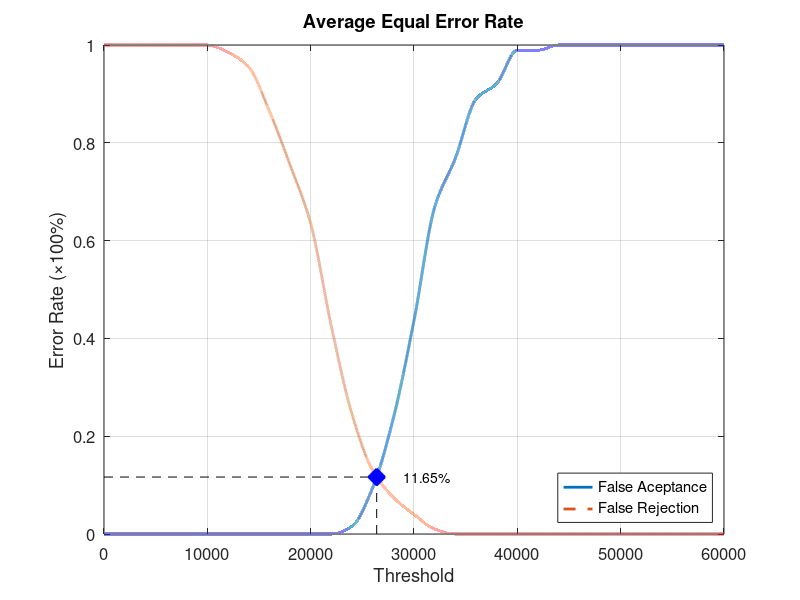
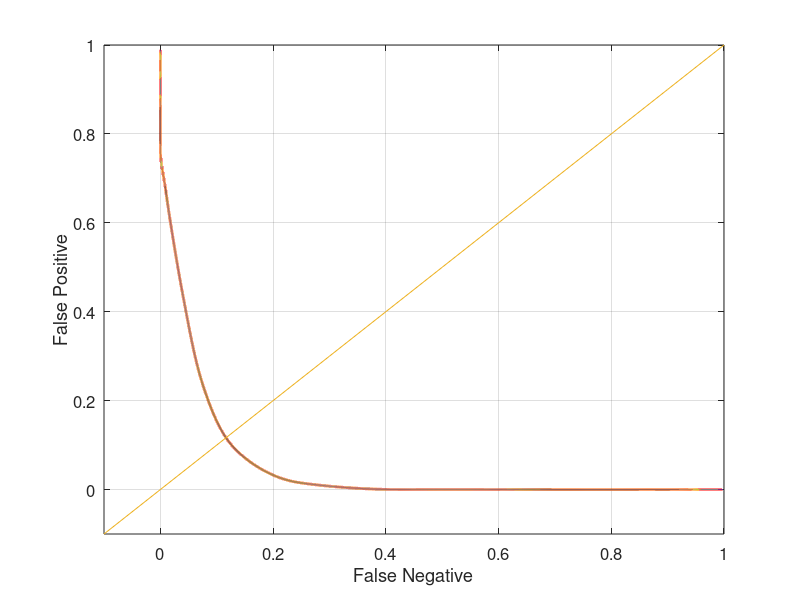

MATLAB code to generate these figures, in order:
function yEER = Database5_3
close all;
clear;
clc;
x = 0:2000:60000;
xq = 0:0.5:60000;

y0 = [0 0 0 0 0 0 0 0 0 0 0 0 0.0157895 0.0947368 0.236842 0.436842 0.668421 0.768421 0.889474 0.921053 0.989474 0.989474 1 1 1 1 1 1 1 1 1];
yy0 = interp1(x, y0, xq, 'pchip');
y1 = [1 1 1 1 1 1 0.985 0.955 0.865 0.755 0.635 0.425 0.245 0.13 0.075 0.04 0.01 0 0 0 0 0 0 0 0 0 0 0 0 0 0];
yy1 = interp1(x, y1, xq, 'pchip');

% Calculating EER: 
y2 = abs(y0 - y1);
find(y2 == min(y2))
yy2 = abs(yy0 - yy1);
xEER = find(yy2 == min(yy2));
xEERIndex = xq(xEER) % X-axis EER
yEER = yy0(xEER) % Y-axis EER

main = figure
plot(xq, yy0,'-','LineWidth', 2);	hold on
plot(xq, yy1,'--','LineWidth', 2);	hold on
plot([xEERIndex xEERIndex], [0 yEER], 'k--');	hold on
plot([0 xEERIndex], [yEER yEER], 'k--');	hold on
plot(xEERIndex, yEER, 'bx', 'LineWidth', 10);	hold on
text(xEERIndex + 10 * xEERIndex / 100, yEER, [num2str(round((10000 * yEER)) / 100) '%'])
legend('False Aceptance', 'False Rejection', 'Location', 'SouthEast')
xlabel('Threshold')
ylabel('Error Rate (\times100%)')
title('Average Equal Error Rate')
set(gca, 'FontSize', 12)
axis([0 60000 0 1])
grid on

print(main, 'Database5_3Main', '-dpng');
FNRxFPR = figure('Color', [1 1 1]);
plot(yy1, yy0, '-', yy1, yy0, 'LineWidth', 2);
hold on
y = -0.1:0.1:1
plot(y, y); 
set(gca, 'FontSize', 12)
xlabel('False Negative')
ylabel('False Positive')
axis([-0.1 1 -0.1 1])
set(gca, 'FontSize', 12)
grid on

print(FNRxFPR, 'Database5_3FNRxFPR','-dpng');
end
